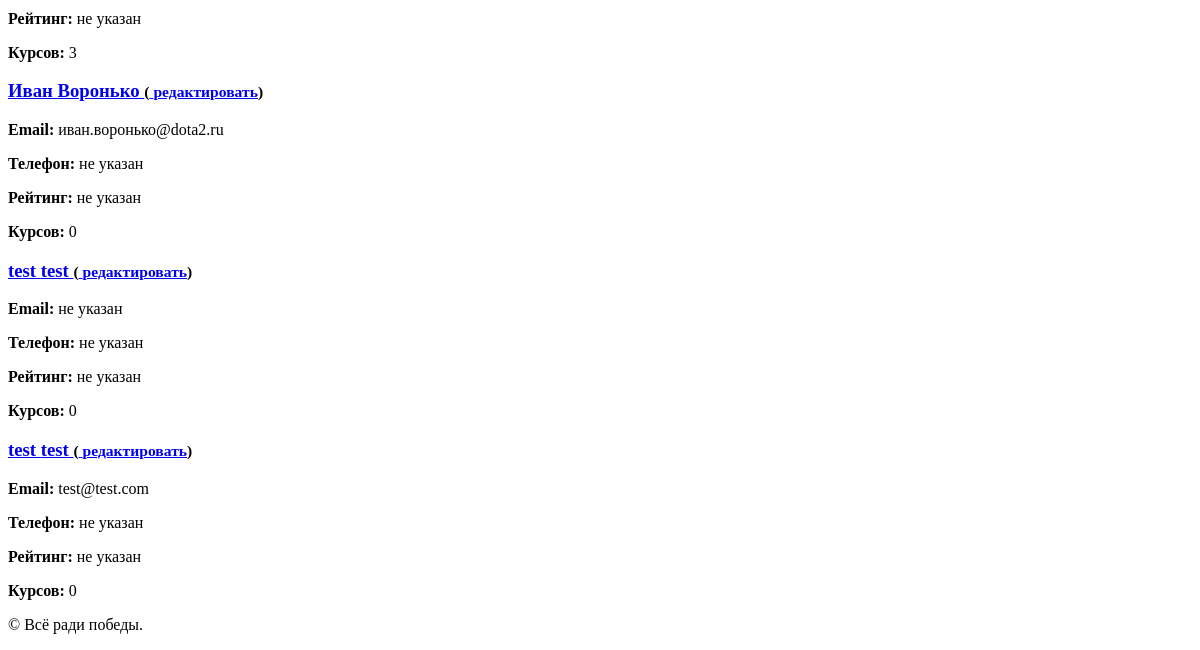
Page /schedule/teachers/ (lower part) on the earlier database version.
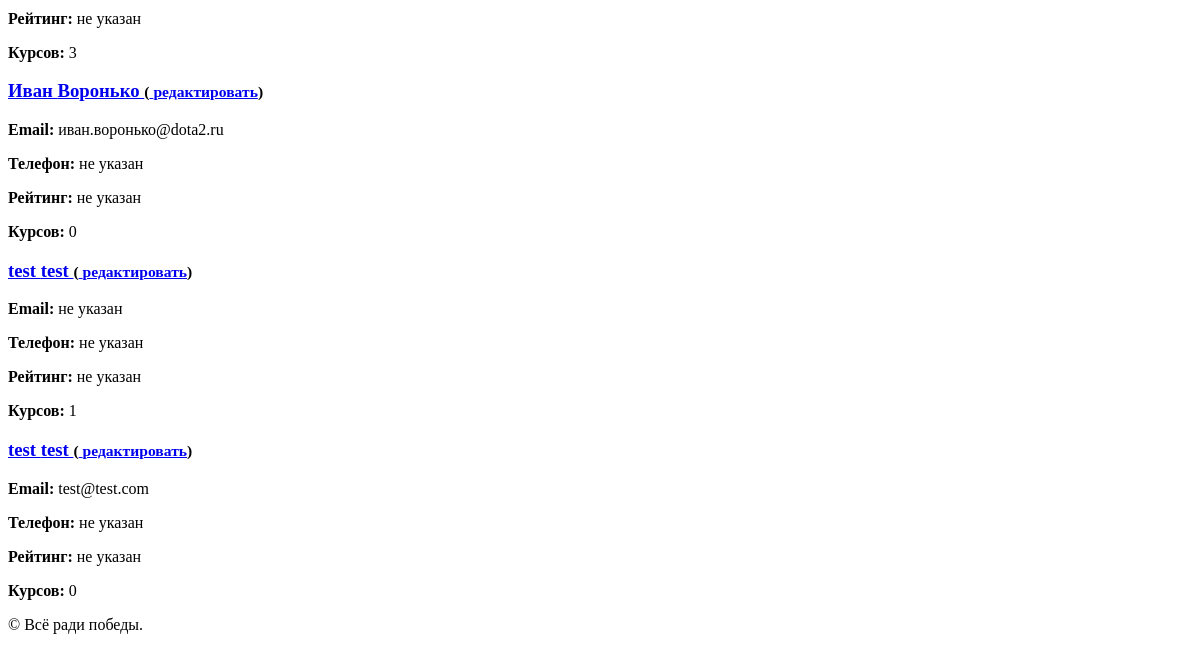
Same page on the later database version.
### schedule/models.py (models this page shows, shortened)
class Teacher(models.Model):
    first_name = models.CharField(max_length=50, verbose_name='Имя')
    last_name = models.CharField(max_length=50, verbose_name='Фамилия')
    created_at = models.DateTimeField(auto_now_add=True, null=True, verbose_name='Дата создания')
    class Meta:
        verbose_name = 'Преподаватель'
        verbose_name_plural = 'Преподаватели'
        ordering = ['-created_at']

### schedule/views.py (the view)
# urls.py: path('teachers/', views.teacher_list, name='teacher_list'),
def teacher_list(request):
    teachers = Teacher.objects.all().prefetch_related('courses')
    return render(request, 'teacher_list.html', {'teachers': teachers})

### schedule/templates/teacher_list.html (shortened to what this page needs)
{% extends 'base.html' %}
{% block content %}
    <section>
        {% for teacher in teachers %}
            <article>
                <h3>
                    <a href="{% url 'teacher_detail' teacher.id %}">
                        {{ teacher.first_name }} {{ teacher.last_name }}
                    </a>
                    <small>(<a href="{% url 'teacher_edit' teacher.id %}"> редактировать</a>)</small>
                </h3>
                <p><strong>Email:</strong>
                    {% if teacher.info %}
                        {{ teacher.info.email }}
                    {% else %}
                        не указан
                    {% endif %}
                </p>
                <p><strong>Телефон:</strong> {{ teacher.info.phone|default:"не указан" }}</p>
                <p><strong>Рейтинг:</strong> {{ teacher.info.rating|default:"не указан" }}</p>
                <p><strong>Курсов:</strong> {{ teacher.courses.count }}</p>
            </article>
        {% empty %}
            <p>Нет преподавателей</p>
        {% endfor %}
    </section>
{% endblock %}

Differences in the rows shown:
changed Teacher (number 3 of 4 on the later page): courses.count "0" → "1"
